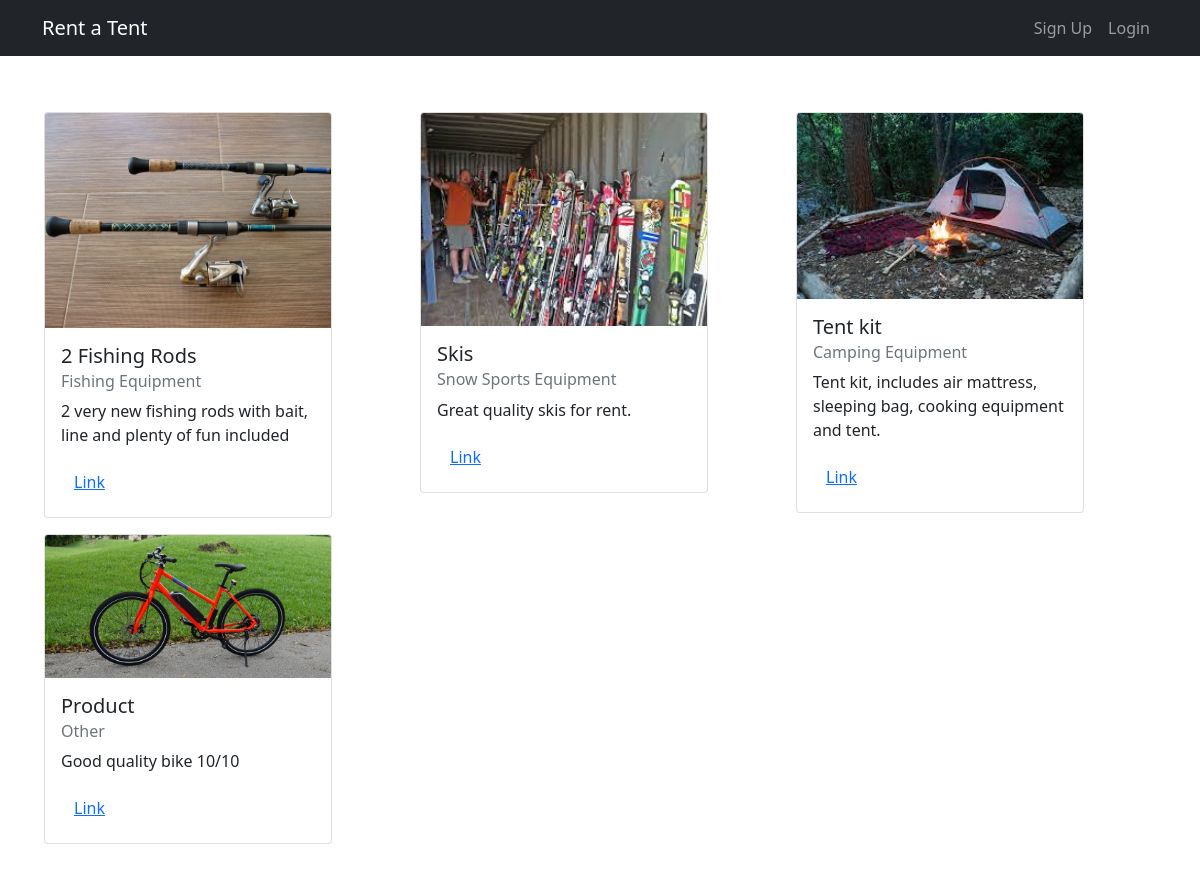
/listings/all, run on an earlier commit of the app's database.
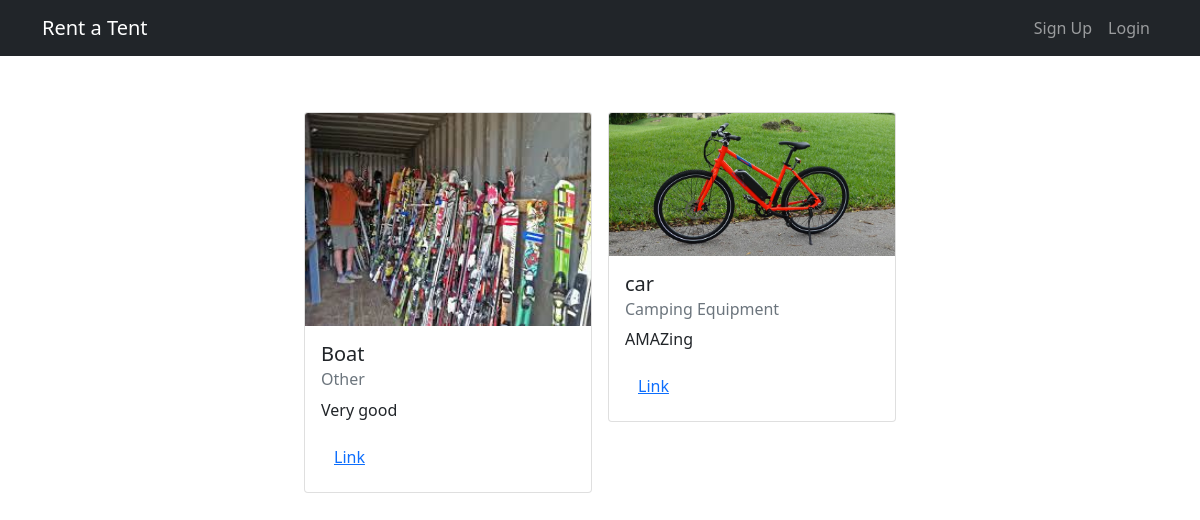
And on a later commit of the database.
### home/models.py (models this page shows, shortened)
class Listing(models.Model):
    title = models.CharField(max_length=150)
    catagory = models.CharField(max_length=21, blank=True, null=True, choices = listing_description_choices)
    available_till = models.DateField('Available till')
    listing_imgs = models.ImageField(upload_to = 'images/')
    description = models.TextField(max_length=2000)
    pub_date = models.DateTimeField('Date published', auto_now = True)
    price_per_day = models.IntegerField(default=0)

### listings/views.py (the view)
# urls.py: path('all', views.getListingAll, name = 'get_listings_all'),
def getListingAll(request):
    listing = Listing.objects.all
    return render(request, 'all.html', {"listing":listing} )

### listings/templates/all.html
{% extends 'base.html' %} {% load static %} {% block content %}
<div class="row">
  {% for listings in listing %}
  <div class="col p-2 ">
    <div class="card" style="width: 18rem; max-height: 26rem;">
    <img class="card-img-top" src="{{ listings.listing_imgs.url }}" alt="Card image cap">
    <div class="card-body">
      <h5 class="card-title">{{ listings.title }}</h5>
      <h6 class="card-subtitle mb-2 text-muted">{{ listings.catagory }}</h6>
      <p class="card-text">{{ listings.description }}</p>
      <button type="button" class="btn btn-link">Link</button>
    </div>
    </div>
  </div>
  {% endfor %}
</div>
{% endblock %}

### home/templates/base.html (shortened to what this page needs)
<!DOCTYPE html>
<html lang="en">
    <head>
        <link href="https://cdn.jsdelivr.net/npm/bootstrap@5.0.2/dist/css/bootstrap.min.css" rel="stylesheet">
      </head>
    <body>
      <nav class="navbar navbar-expand-lg navbar-dark bg-dark">
            <div class="container">
                <a class="navbar-brand" href="http://127.0.0.1:8000">Rent a Tent</a>
                <div class="collapse navbar-collapse" id="navbarSupportedContent">
                  {% if user.is_authenticated%}
                    <ul class="navbar-nav ms-auto mb-2 mb-lg-0">
                        <li class="Profile"><a class="nav-link" href="http://127.0.0.1:8000/user/profile/<slug:username>/">Profile</a></li>
                  {% else %}
                    <ul class="navbar-nav ms-auto mb-2 mb-lg-0">
                        <li class="sign-up"><a class="nav-link" href="http://127.0.0.1:8000/user/register">Sign Up</a></li>
                        <li class="login"><a class="nav-link" href="http://127.0.0.1:8000/user/login#">Login</a></li>
                  {% endif %}
                            </ul>
                </div>
            </div>
      </nav>
        <div class = "main-content d-flex justify-content-center p-5">
          {% block content %}
          {% endblock %}
        </div>
    </body>
</html>

What changed in the data, as far as the page shows it:
removed Listing: listing_imgs (picture), title "2 Fishing Rods", catagory "Fishing Equipment", description "2 very new fishing rods with bait, line and plenty of fun included"
removed Listing: listing_imgs (picture), title "Skis", catagory "Snow Sports Equipment", description "Great quality skis for rent."
removed Listing: listing_imgs (picture), title "Tent kit", catagory "Camping Equipment", description "Tent kit, includes air mattress, sleeping bag, cooking equipment and tent."
removed Listing: listing_imgs (picture), title "Product", catagory "Other", description "Good quality bike 10/10"
added Listing: listing_imgs (picture), title "Boat", catagory "Other", description "Very good"
added Listing: listing_imgs (picture), title "car", catagory "Camping Equipment", description "AMAZing"
